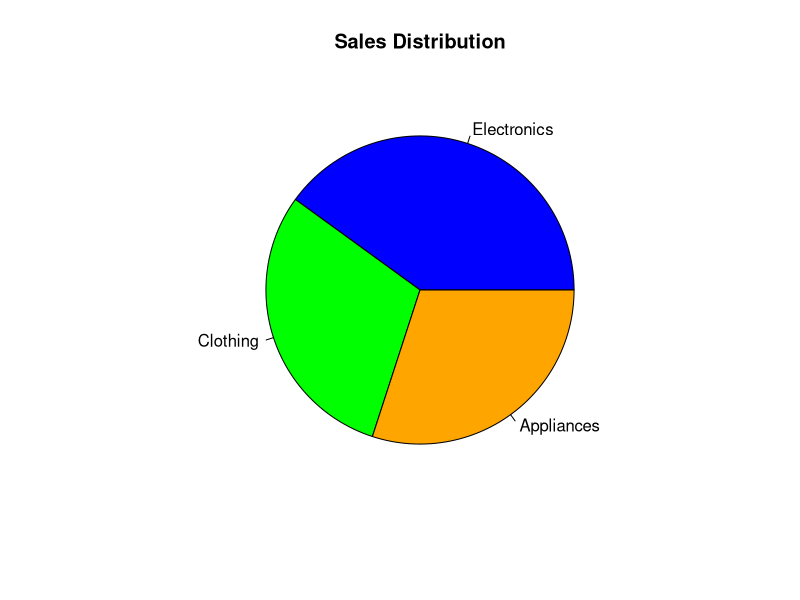

R code for this plot:
# -------- Data --------
categories <- c("Electronics", "Clothing", "Appliances")
values <- c(40, 30, 30)   # adjust proportions if needed

# -------- Colors --------
colors <- c("blue", "green", "orange")

# -------- Pie Chart --------
pie(values,
    labels = categories,
    col = colors,
    main = "Sales Distribution")
